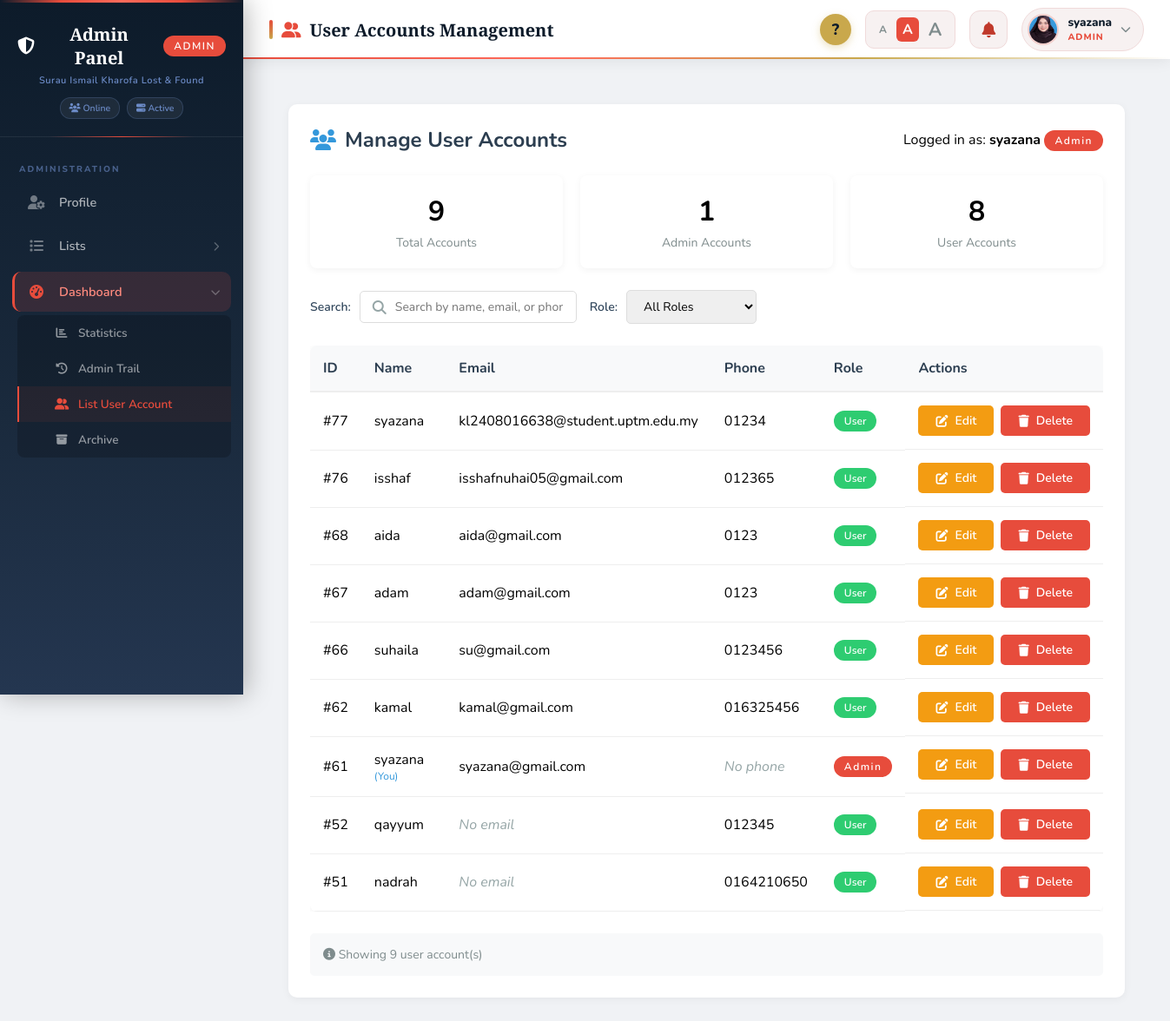
Screenshot of /admin_users.php (signed in) with the database file from the repository.
### tables this page shows
CREATE TABLE `accounts` (
  `id` int(11) NOT NULL,
  `role` enum('user','admin') NOT NULL,
  `name` varchar(100) DEFAULT NULL,
  `contactnum` varchar(20) DEFAULT NULL,
  `email` varchar(100) DEFAULT NULL,
  `profile_pic` varchar(255) DEFAULT NULL,
  `password` varchar(255) NOT NULL,
  `is_2fa_enabled` tinyint(1) DEFAULT 0,
  `is_verified` tinyint(1) DEFAULT 0
);

### admin_users.php (the view, shortened to what this page needs)
<?php
include 'db_connect.php';
$admin_id = $_SESSION['user_id'];
$admin_name = $_SESSION['name'];
include_once 'admin_logger.php';
$search = isset($_GET['search']) ? mysqli_real_escape_string($connect, $_GET['search']) : "";
$role_filter = isset($_GET['role']) ? $_GET['role'] : "all";
$sql = "SELECT * FROM accounts WHERE 1=1";
$sql .= " ORDER BY id DESC";
$result = mysqli_query($connect, $sql);
$total_users = mysqli_num_rows($result);
$admin_count_sql = "SELECT COUNT(*) as count FROM accounts WHERE role = 'admin'";
$user_count_sql = "SELECT COUNT(*) as count FROM accounts WHERE role = 'user'";
$admin_count_result = mysqli_query($connect, $admin_count_sql);
$user_count_result = mysqli_query($connect, $user_count_sql);
$admin_count = mysqli_fetch_assoc($admin_count_result)['count'];
$user_count = mysqli_fetch_assoc($user_count_result)['count'];
include 'admin_sidebar_nav.php';
?>
<!DOCTYPE html>
<html lang="en">
<head>
    <link rel="stylesheet" href="https://cdnjs.cloudflare.com/ajax/libs/font-awesome/6.4.0/css/all.min.css">
</head>
<body>
    <div class="users-wrapper">
        <div class="dashboard-card">
            <div class="page-header">
                <h1 class="page-title">
                    <i class="fas fa-users"></i>
                    Manage User Accounts
                </h1>
                <div>
                    Logged in as: <strong><?php echo htmlspecialchars($admin_name); ?></strong>
                    <span class="admin-badge">Admin</span>
                </div>
            </div>
            <div class="stats-container">
                <div class="stat-card">
                    <div class="stat-number"><?php echo $total_users; ?></div>
                    <div class="stat-label">Total Accounts</div>
                </div>
                <div class="stat-card">
                    <div class="stat-number"><?php echo $admin_count; ?></div>
                    <div class="stat-label">Admin Accounts</div>
                </div>
                <div class="stat-card">
                    <div class="stat-number"><?php echo $user_count; ?></div>
                    <div class="stat-label">User Accounts</div>
                </div>
            </div>
            <form method="GET" action="" class="filters-container">
                <div class="filter-group">
                    <span class="filter-label">Search:</span>
                    <div class="search-container">
                        <i class="fas fa-search search-icon"></i>
                        <input type="text" name="search" class="search-input"
                               placeholder="Search by name, email, or phone"
                               value="<?php echo htmlspecialchars($search); ?>">
                    </div>
                </div>
                <div class="filter-group">
                    <span class="filter-label">Role:</span>
                    <select name="role" class="filter-select" onchange="this.form.submit()">
                        <option value="all" <?php echo $role_filter == 'all' ? 'selected' : ''; ?>>All Roles</option>
                    </select>
                </div>
            </form>
            <?php if($total_users > 0): ?>
                <div style="overflow-x: auto;">
                    <table>
                        <thead>
                            <tr>
                                <th>ID</th>
                                <th>Name</th>
                                <th>Email</th>
                                <th>Phone</th>
                                <th>Role</th>
                                <th>Actions</th>
                            </tr>
                        </thead>
                        <tbody>
                            <?php while($user = mysqli_fetch_assoc($result)):
                                $is_current_user = ($user['id'] == $admin_id);
                            ?>
                            <tr>
                                <td>#<?php echo $user['id']; ?></td>
                                <td>
                                    <?php echo htmlspecialchars($user['name']); ?>
                                    <?php if($is_current_user): ?>
                                        <span style="color: #3498db; font-size: 12px;">(You)</span>
                                    <?php endif; ?>
                                </td>
                                <td>
                                    <?php echo !empty($user['email']) ? htmlspecialchars($user['email']) : '<span style="color:#95a5a6;font-style:italic;">No email</span>'; ?>
                                </td>
                                <td>
                                    <?php echo !empty($user['contactnum']) ? htmlspecialchars($user['contactnum']) : '<span style="color:#95a5a6;font-style:italic;">No phone</span>'; ?>
                                </td>
                                <td>
                                    <?php if($user['role'] == 'admin'): ?>
                                        <span class="admin-badge">Admin</span>
                                    <?php else: ?>
                                        <span class="user-badge">User</span>
                                    <?php endif; ?>
                                </td>
                                <td class="actions-cell">
                                    <button class="btn btn-edit" onclick="openEditModal(
                                        '<?php echo $user['id']; ?>',
                                        '<?php echo htmlspecialchars(addslashes($user['name'] ?? '')); ?>',
                                        '<?php echo htmlspecialchars(addslashes($user['email'] ?? '')); ?>',
                                        '<?php echo htmlspecialchars(addslashes($user['contactnum'] ?? '')); ?>'
                                    )">
                                        <i class="fas fa-edit"></i> Edit
                                    </button>
                                    <?php if(!$is_current_user): ?>
                                    <form method="POST" action="" style="display:inline;"
                                          onsubmit="return confirmDelete('<?php echo htmlspecialchars(addslashes($user['name'] ?? 'this user')); ?>')">
                                        <button type="submit" name="delete_user" class="btn btn-danger">
                                            <i class="fas fa-trash"></i> Delete
                                        </button>
                                    </form>
                                    <?php else: ?>
                                    <button class="btn btn-danger" disabled title="Cannot delete your own account">
                                        <i class="fas fa-trash"></i> Delete
                                    </button>
                                    <?php endif; ?>
                                </td>
                            </tr>
                            <?php endwhile; ?>
                        </tbody>
                    </table>
                </div>
            <?php endif; ?>
            <div style="margin-top: 25px; padding: 15px; background: #f8f9fa; border-radius: 5px; font-size: 14px; color: #7f8c8d;">
                <i class="fas fa-info-circle"></i>
                Showing <?php echo $total_users; ?> user account(s)
            </div>
        </div>
    </div>
</body>
</html>

### admin_sidebar_nav.php (shortened to what this page needs)
<?php
include_once 'db_connect.php';
$user_id = $_SESSION['user_id'];
$user_sql = "SELECT profile_pic, name FROM accounts WHERE id='$user_id'";
$user_result = mysqli_query($connect, $user_sql);
$user_data = mysqli_fetch_assoc($user_result);
$current_page = basename($_SERVER['PHP_SELF']);
?>
<link rel="stylesheet" href="https://cdn.jsdelivr.net/npm/shepherd.js@11/dist/css/shepherd.css">
<link rel="stylesheet" href="https://cdnjs.cloudflare.com/ajax/libs/font-awesome/6.4.0/css/all.min.css">
<div class="admin-sidebar">
    <div class="admin-logo">
        <h2>
            <i class="fas fa-shield-alt"></i>
            Admin Panel
            <span class="admin-badge">ADMIN</span>
        </h2>
        <p>Surau Ismail Kharofa Lost & Found</p>
        <div class="system-stats">
            <span class="stat-badge"><i class="fas fa-users"></i> Online</span>
            <span class="stat-badge"><i class="fas fa-server"></i> Active</span>
        </div>
    </div>
    <div class="admin-nav-menu">
        <div class="admin-nav-title">Administration</div>
        <a href="admin_profile.php" class="admin-nav-item <?php echo $current_page == 'admin_profile.php' ? 'active' : ''; ?>">
            <div class="admin-nav-icon"><i class="fas fa-user-cog"></i></div>
            <div class="admin-nav-text">Profile</div>
        </a>
        <button class="admin-nav-item" data-submenu="listsSubmenu">
            <div class="admin-nav-icon"><i class="fas fa-list"></i></div>
            <div class="admin-nav-text">Lists</div>
            <div class="nav-arrow"><i class="fas fa-chevron-right"></i></div>
        </button>
        <button class="admin-nav-item" data-submenu="dashboardSubmenu">
            <div class="admin-nav-icon"><i class="fas fa-tachometer-alt"></i></div>
            <div class="admin-nav-text">Dashboard</div>
            <div class="nav-arrow"><i class="fas fa-chevron-right"></i></div>
        </button>
        <div class="submenu" id="dashboardSubmenu">
            <a href="admin_statistics.php" class="submenu-item" data-page="statistics">
                <div class="submenu-icon"><i class="fas fa-chart-bar"></i></div>
                <div>Statistics</div>
            </a>
            <a href="admin_trail.php" class="submenu-item" data-page="trail">
                <div class="submenu-icon"><i class="fas fa-history"></i></div>
                <div>Admin Trail</div>
            </a>
            <a href="admin_users.php" class="submenu-item" data-page="users">
                <div class="submenu-icon"><i class="fas fa-user-friends"></i></div>
                <div>List User Account</div>
            </a>
            <a href="archive_items.php" class="submenu-item" data-page="archive">
                <div class="submenu-icon"><i class="fas fa-archive"></i></div>
                <div>Archive</div>
            </a>
        </div>
    </div>
</div>
<div class="admin-top-header">
    <div class="admin-page-title">
        <i class="fas fa-<?php
            $page_icons = [
                'admin_statistics.php' => 'chart-bar',
                'admin_profile.php' => 'user-cog',
                'list_found.php' => 'hand-holding-heart',
                'list_lost.php' => 'search',
                'admin_trail.php' => 'history',
                'admin_users.php' => 'user-friends',
                'form_item.php' => 'plus-circle',
                'archive_items.php' => 'archive'
            ];
            echo $page_icons[$current_page] ?? 'cog';
        ?> admin-title-icon"></i>
        <?php
        $page_titles = [
            'admin_statistics.php' => 'Dashboard Statistics',
            'admin_profile.php' => 'Admin Profile',
            'list_found.php' => 'Found Items Management',
            'list_lost.php' => 'Lost Items Management',
            'admin_trail.php' => 'Admin Activity Trail',
            'admin_users.php' => 'User Accounts Management',
            'form_item.php' => 'Report Item',
            'archive_items.php' => 'Archive'
        ];
        echo $page_titles[$current_page] ?? 'Admin Panel';
        ?>
    </div>
    <div class="admin-header-right">
<button class="tour-btn" onclick="startAdminTour()" title="Start guided tour">?</button>
<div class="font-size-toggle">
   <button class="font-btn" onclick="setAdminFontSize('small')" id="afs-small" style="font-size:12px;">A</button>
<button class="font-btn active" onclick="setAdminFontSize('medium')" id="afs-medium" style="font-size:16px;">A</button>
<button class="font-btn" onclick="setAdminFontSize('large')" id="afs-large" style="font-size:21px;">A</button>
</div>
        <div class="admin-dropdown">
            <button class="admin-notification-btn">
                <i class="fas fa-bell"></i>
            </button>
        </div>
        <div class="admin-dropdown">
            <div class="admin-user-profile">
                <div class="admin-user-avatar">
                    <?php if(!empty($user_data['profile_pic']) && file_exists('profile_pics/' . $user_data['profile_pic'])): ?>
                        <img src="profile_pics/<?php echo $user_data['profile_pic']; ?>"
                             alt="Profile"
                             style="width: 100%; height: 100%; object-fit: cover;">
                    <?php endif; ?>
                </div>
                <div class="admin-user-info">
                    <div class="admin-user-name"><?php echo htmlspecialchars($user_data['name'] ?? 'Administrator'); ?></div>
                    <div class="admin-user-role">ADMIN</div>
                </div>
                <i class="fas fa-chevron-down" style="color: #7f8c8d; font-size: 12px;"></i>
            </div>
        </div>
    </div>
</div>
<div class="admin-main-content">

### admin_users.php (style rules this page uses)
* { margin: 0; padding: 0; box-sizing: border-box; }
.users-wrapper { max-width: 1400px; margin: 0 auto; padding: 20px; }
.dashboard-card { background: white; border-radius: 10px; padding: 25px; box-shadow: 0 2px 10px rgba(0,0,0,0.05); margin-bottom: 25px; }
.page-header { display: flex; justify-content: space-between; align-items: center; margin-bottom: 25px; }
.page-title { color: #2c3e50; font-size: 24px; display: flex; align-items: center; gap: 10px; }
.page-title i { color: #3498db; }
.stats-container { display: grid; grid-template-columns: repeat(3, 1fr); gap: 20px; margin-bottom: 25px; }
.stat-card { background: white; border-radius: 8px; padding: 20px; text-align: center; box-shadow: 0 2px 8px rgba(0,0,0,0.05); }
.stat-number { font-size: 32px; font-weight: bold; margin-bottom: 5px; }
.stat-label { color: #7f8c8d; font-size: 14px; }
.admin-badge { background: #e74c3c; color: white; padding: 4px 12px; border-radius: 20px; font-size: 12px; font-weight: 600; }
.user-badge { background: #2ecc71; color: white; padding: 4px 12px; border-radius: 20px; font-size: 12px; font-weight: 600; }
.filters-container { display: flex; gap: 15px; margin-bottom: 25px; flex-wrap: wrap; }
.filter-group { display: flex; align-items: center; gap: 10px; }
.filter-label { color: #34495e; font-weight: 600; font-size: 14px; }
.filter-select, .search-input { padding: 8px 15px; border: 1px solid #ddd; border-radius: 5px; font-size: 14px; min-width: 150px; }
.search-input { min-width: 250px; padding-left: 40px; }
.search-container { position: relative; }
.search-icon { position: absolute; left: 15px; top: 50%; transform: translateY(-50%); color: #95a5a6; }
.btn { padding: 8px 20px; border: none; border-radius: 5px; cursor: pointer; font-size: 14px; font-weight: 600; transition: all 0.3s; display: inline-flex; align-items: center; gap: 8px; }
.btn-danger { background: #e74c3c; color: white; }
.btn-edit { background: #f39c12; color: white; }
table { width: 100%; border-collapse: collapse; background: white; border-radius: 8px; overflow: hidden; box-shadow: 0 2px 8px rgba(0,0,0,0.05); }
th { background: #f8f9fa; color: #2c3e50; font-weight: 700; padding: 15px; text-align: left; border-bottom: 2px solid #eee; }
td { padding: 15px; border-bottom: 1px solid #eee; }
.actions-cell { display: flex; gap: 8px; }

### rows the page displays
accounts: profile_pic (picture), name "syazana", id "61", shows "(You)", email "syazana@gmail.com", contactnum "No phone", role "Admin", shows "Delete"
accounts: id "77", name "syazana", email "kl2408016638@student.uptm.edu.my", contactnum "01234", role "User"
accounts: id "76", name "isshaf", email "isshafnuhai05@gmail.com", contactnum "012365", role "User"
accounts: id "68", name "aida", email "aida@gmail.com", contactnum "0123", role "User"
accounts: id "67", name "adam", email "adam@gmail.com", contactnum "0123", role "User"
accounts: id "66", name "suhaila", email "su@gmail.com", contactnum "0123456", role "User"
accounts: id "62", name "kamal", email "kamal@gmail.com", contactnum "016325456", role "User"
accounts: id "52", name "qayyum", email "No email", contactnum "012345", role "User"
accounts: id "51", name "nadrah", email "No email", contactnum "0164210650", role "User"

### other values shown
$page_titles[$current_page] "User Accounts Management"
$admin_name "syazana"
$total_users "9"
$admin_count "1"
$user_count "8"
